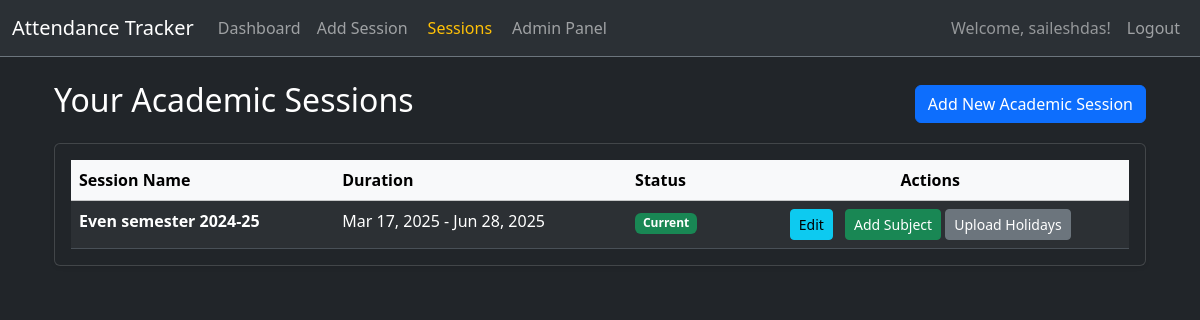
The app's page /sessions/ (signed in) with its own data.
### attendance/models.py (models this page shows, shortened)
class AcademicSession(models.Model):
    user = models.ForeignKey(User, on_delete=models.CASCADE, related_name='academic_sessions')
    name = models.CharField(max_length=100, help_text="e.g., Odd Semester 2024-2025")
    start_date = models.DateField()
    end_date = models.DateField()
    is_current = models.BooleanField(default=False, help_text="Is this the active session for the user?")
    class Meta:
        unique_together = ('user', 'is_current')
        constraints = [
            models.UniqueConstraint(fields=['user'], condition=models.Q(is_current=True), name='unique_current_session')
        ]

### attendance/views.py (the view)
# urls.py: path('sessions/', views.academic_session_list, name='academic_session_list'),
@login_required
def academic_session_list(request):
    sessions = AcademicSession.objects.filter(user=request.user).order_by('-start_date')
    return render(request, 'attendance/academic_session_list.html', {'sessions': sessions})

### attendance/templates/attendance/academic_session_list.html (shortened to what this page needs)
{% extends "base.html" %}
{% block content %}
<div class="container mt-4">
    <div class="d-flex justify-content-between align-items-center mb-3">
        <h2>Your Academic Sessions</h2>
        <a href="{% url 'add_academic_session' %}" class="btn btn-primary">Add New Academic Session</a>
    </div>
    {% if sessions %}
    <div class="card shadow-sm">
        <div class="card-body">
            <div class="table-responsive">
                <table class="table table-hover table-striped mb-0">
                    <thead class="table-light">
                        <tr>
                            <th scope="col">Session Name</th>
                            <th scope="col">Duration</th>
                            <th scope="col">Status</th>
                            <th scope="col" class="text-center">Actions</th>
                        </tr>
                    </thead>
                    <tbody>
                        {% for session in sessions %}
                        <tr>
                            <td>
                                <strong>{{ session.name }}</strong>
                            </td>
                            <td>
                                {{ session.start_date|date:"M d, Y" }} - {{ session.end_date|date:"M d, Y" }}
                            </td>
                            <td>
                                {% if session.is_current %}
                                <span class="badge bg-success">Current</span>
                                {% else %}
                                <span class="badge bg-secondary">Archived</span>
                                {% endif %}
                            </td>
                            <td class="text-center">
                                <a href="{% url 'update_academic_session' pk=session.pk %}" class="btn btn-sm btn-info me-2">Edit</a>
                                <a href="{% url 'add_subject' session_pk=session.pk %}" class="btn btn-sm btn-success">Add Subject</a>
                                <a href="{% url 'upload_holidays' session_id=session.pk %}" class="btn btn-sm btn-secondary">Upload Holidays</a>
                            </td>
                        </tr>
                        {% endfor %}
                    </tbody>
                </table>
            </div>
        </div>
    </div>
    {% else %}
    <div class="alert alert-info" role="alert">
        You haven't added any academic sessions yet. <a href="{% url 'add_academic_session' %}" class="alert-link">Add one now</a>!
    </div>
    {% endif %}
</div>
{% endblock %}

### attendance_eligibility_project/templates/base.html (shortened to what this page needs)
{% load static %}
<!DOCTYPE html>
<html lang="en">
<head>
    <link href="https://cdn.jsdelivr.net/npm/bootstrap@5.3.3/dist/css/bootstrap.min.css" rel="stylesheet">
    <link rel="stylesheet" href="https://cdn.jsdelivr.net/npm/bootstrap-icons@1.11.3/font/bootstrap-icons.min.css">
    <link rel="stylesheet" href="{% static 'attendance/css/style.css' %}">
</head>
<body class="bg-dark text-white" data-bs-theme="dark">
    <nav class="navbar navbar-expand-lg navbar-dark bg-body-tertiary border-bottom border-secondary">
        <div class="container-fluid">
            <a class="navbar-brand" href="{% url 'dashboard' %}">Attendance Tracker</a>
            <div class="collapse navbar-collapse" id="navbarNav">
                <ul class="navbar-nav me-auto mb-2 mb-lg-0">
                    <li class="nav-item">
                        <a class="nav-link {% if request.resolver_match.url_name == 'dashboard' %}active{% endif %}" aria-current="page" href="{% url 'dashboard' %}">Dashboard</a>
                    </li>
                    <li class="nav-item">
                        <a class="nav-link {% if request.resolver_match.url_name == 'add_academic_session' %}active{% endif %}" href="{% url 'add_academic_session' %}">Add Session</a>
                    </li>
                    <li class="nav-item">
                        <a class="nav-link {% if request.resolver_match.url_name == 'academic_session_list' %}active{% endif %}" href="{% url 'academic_session_list' %}">Sessions</a>
                    </li>
                    <li class="nav-item">
                        <a class="nav-link" href="{% url 'admin:index' %}">Admin Panel</a>
                    </li>
                </ul>
                <ul class="navbar-nav ms-auto">
                    {% if user.is_authenticated %}
                        <li class="nav-item">
                            <span class="nav-link text-white-50">Welcome, {{ user.username }}!</span>
                        </li>
                        <li class="nav-item">
                            <a class="nav-link" href="{% url 'logout' %}">Logout</a>
                        </li>
                    {% endif %}
                </ul>
            </div>
        </div>
    </nav>
    <div class="container mt-4">
        {% block content %}{% endblock %}
    </div>
</body>
</html>

### attendance/static/css/style.css (style rules this page uses)
.navbar .nav-item .nav-link.active { color: #ffc107 !important; border-radius: 5px; padding-left: 0.75rem; padding-right: 0.75rem; }

### records on screen
AcademicSession: name "Even semester 2024-25", start_date "Mar 17, 2025", end_date "Jun 28, 2025", is_current "Current"

### other values on screen
{{ user.username }} "saileshdas"
